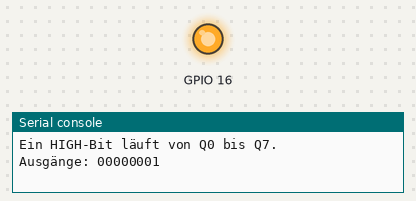
This program was run on a simulated ESP32 board running MicroPython. Parts: output pins drawn as LEDs (lit = HIGH), the last lines printed to the serial console. Pins used as bus, display or sensor lines are not drawn.

Above: at 0.15 s.
At 1.5 s:
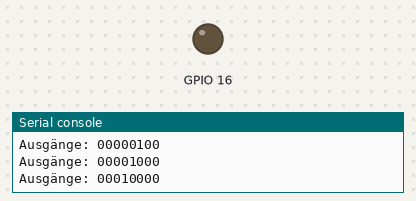
Timing chart, 0 to 6.3 s (numbered marks = the images above):
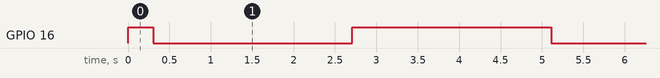

The program:

74hc595_test.py
```python
"""Einfacher Hardwaretest für einen 74HC595 am ESP32."""

from machine import Pin
import time


# Kabelfarben: VCC - rot, GND - blau
PIN_DATEN = 16          # GPIO16 - DS, Pin 14 am 74HC595 - braun
PIN_SCHIEBETAKT = 17    # GPIO17 - SHCP, Pin 11 am 74HC595 - schwarz
PIN_SPEICHERTAKT = 23   # GPIO23 - STCP, Pin 12 am 74HC595 - weiß


class HC595:
    """Steuert einen oder mehrere hintereinandergeschaltete 74HC595."""

    def __init__(
        self,
        pin_daten,
        pin_schiebetakt,
        pin_speichertakt,
        anzahl=1,
    ):
        if anzahl < 1:
            raise ValueError("Es muss mindestens ein 74HC595 vorhanden sein.")

        self.daten = Pin(pin_daten, Pin.OUT, value=0)
        self.schiebetakt = Pin(pin_schiebetakt, Pin.OUT, value=0)
        self.speichertakt = Pin(pin_speichertakt, Pin.OUT, value=0)
        self.anzahl = anzahl
        self.anzahl_bits = 8 * anzahl
        self.maximalwert = (1 << self.anzahl_bits) - 1

        self.schreiben(0)

    @staticmethod
    def _impuls(pin):
        pin.on()
        pin.off()

    def schreiben(self, wert):
        """Schiebt einen Gesamtwert MSB zuerst in die Register."""

        if not 0 <= wert <= self.maximalwert:
            raise ValueError(
                "Der Wert muss zwischen 0 und {} liegen.".format(
                    self.maximalwert
                )
            )

        self.speichertakt.off()

        for bitnummer in range(self.anzahl_bits - 1, -1, -1):
            self.daten.value((wert >> bitnummer) & 1)
            self._impuls(self.schiebetakt)

        # Erst jetzt erscheinen alle neuen Zustände gleichzeitig an Q0 bis Q7.
        self._impuls(self.speichertakt)

    def alle_aus(self):
        self.schreiben(0)


register = HC595(
    PIN_DATEN,
    PIN_SCHIEBETAKT,
    PIN_SPEICHERTAKT,
)

print("74HC595-Test")
print(
    "Daten GPIO {}, Schiebetakt GPIO {}, Speichertakt GPIO {}".format(
        PIN_DATEN,
        PIN_SCHIEBETAKT,
        PIN_SPEICHERTAKT,
    )
)

try:
    while True:
        print("Ein HIGH-Bit läuft von Q0 bis Q7.")
        for bitnummer in range(register.anzahl_bits):
            register.schreiben(1 << bitnummer)
            print("Ausgänge: {:08b}".format(1 << bitnummer))
            time.sleep_ms(300)

        print("Ein LOW-Bit läuft von Q0 bis Q7.")
        for bitnummer in range(register.anzahl_bits):
            wert = register.maximalwert & ~(1 << bitnummer)
            register.schreiben(wert)
            print("Ausgänge: {:08b}".format(wert))
            time.sleep_ms(300)
finally:
    register.alle_aus()
    print("Alle Ausgänge ausgeschaltet.")
```

Measured:
- by itself, GPIO 16: repeats every 4.8 s: LOW 2.4 s, HIGH 2.4 s
